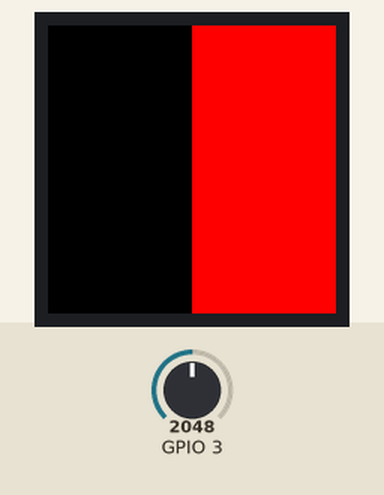
Recording of a sketch running on a simulated ESP32. Shown: 32×32 colour display. Inputs (shaded band) come from the test bench; at power-on: GPIO 3 = 2048. What the sketch prints to the serial monitor is not drawn.

Above: at 0.07 s.
1.3 s: GPIO 3 set to 1027
4.3 s: GPIO 3 set to 941
7.3 s: GPIO 3 set to 1040
At 7.31 s:
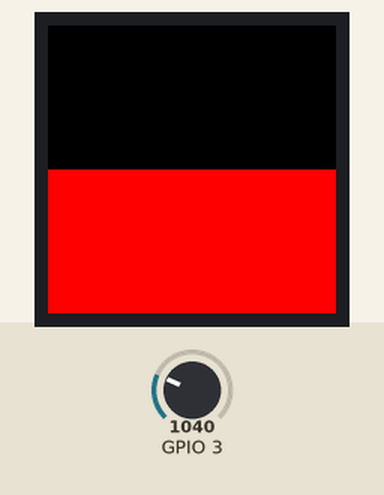
At 8.6 s:
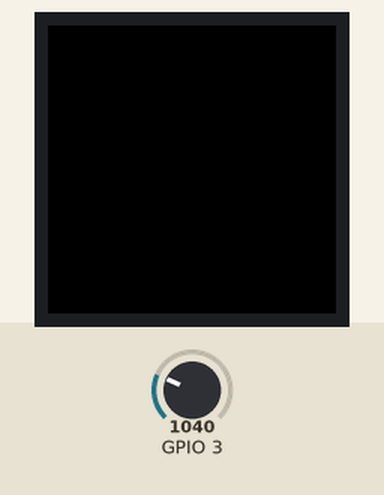
Timing chart, 0 to 10.3 s (numbered marks = the images above; inputs shaded):
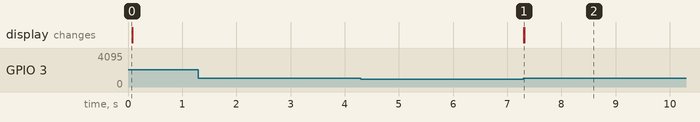

The sketch:

triggered_LED.ino
```cpp
// This is an example file
// It shows some LED patterns for a certain time, and if a trigger signal is received on the
// A1 input pin it switches to the next pattern.
// simply wire the trigger signal on the right port on the microcontroller

#include <ESP32-HUB75-MatrixPanel-I2S-DMA.h>


#define PANEL_RES_X 32  // Number of pixels wide of each INDIVIDUAL panel module.
#define PANEL_RES_Y 32  // Number of pixels tall of each INDIVIDUAL panel module.
#define PANEL_CHAIN 1   // Total number of panels chained one to another

//MatrixPanel_I2S_DMA dma_display;
MatrixPanel_I2S_DMA *dma_display = nullptr;

uint16_t myBLACK = dma_display->color565(0, 0, 0);
uint16_t myWHITE = dma_display->color565(255, 255, 255);
uint16_t myRED = dma_display->color565(255, 0, 0);
uint16_t myGREEN = dma_display->color565(0, 255, 0);
uint16_t myBLUE = dma_display->color565(0, 0, 255);


void setup() {

  // Module configuration
  HUB75_I2S_CFG mxconfig(
    PANEL_RES_X,  // module width
    PANEL_RES_Y,  // module height
    PANEL_CHAIN   // Chain length
  );

  //mxconfig.gpio.e = 18;
  //mxconfig.clkphase = false;
  //mxconfig.driver = HUB75_I2S_CFG::FM6126A;

  // Display Setup
  dma_display = new MatrixPanel_I2S_DMA(mxconfig);
  dma_display->begin();
  dma_display->setBrightness8(255);  //0-255
  dma_display->clearScreen();

  Serial.begin(9600);
  long int t1 = millis();

  for (int i = 0; i < 20; ++i) {
    dma_display->fillRect(16, 0, dma_display->width() / 2, dma_display->height(), myRED);
    //delay(dd);
    dma_display->clearScreen();

    dma_display->fillRect(0, 16, dma_display->width(), dma_display->height() / 2, myRED);
    //delay(dd);
    dma_display->clearScreen();

    dma_display->fillRect(0, 0, dma_display->width() / 2, dma_display->height(), myRED);
    //delay(dd);
    dma_display->clearScreen();

    dma_display->fillRect(0, 0, dma_display->width(), dma_display->height() / 2, myRED);
    //delay(dd);
    dma_display->clearScreen();
  }

  long int t2 = millis();
  Serial.print("Time taken by the task: ");
  Serial.print(t2 - t1);
  Serial.println(" milliseconds");
}

uint8_t wheelval = 0;


// this function is looped
//
void loop() {
  Serial.begin(9600);
  int pattern = 0;
  bool keep_pausing = false;
  // in milliseconds
  int delay_t = 10;
  while (true){
      // wait for trigger
      //Serial.println(analogRead(3));

      // if the trigger triggers, then leave while loop and display it
      // but if the trigger is still on (from previous shot), also keep pausing
      while (analogRead(3) < 1000 || keep_pausing == true){
        Serial.print("In the while loop: ");
        Serial.println(analogRead(3));
        //
        if (analogRead(3) < 1000){
            keep_pausing = false;
        }
      }
      //choose the right pattern
      keep_pausing = true;
      if (pattern == 0){
        dma_display->fillRect(16, 0, dma_display->width() / 2, dma_display->height(), myRED);
        pattern = 1;
      } else if (pattern == 1){
        dma_display->fillRect(0, 16, dma_display->width(), dma_display->height() / 2, myRED);
        pattern = 2;
      } else if (pattern == 2){
        dma_display->fillRect(0, 0, dma_display->width() / 2, dma_display->height(), myRED);
        pattern = 3;
      } else if (pattern == 3){
        dma_display->fillRect(0, 0, dma_display->width(), dma_display->height() / 2, myRED);
        pattern = 0;
      }
      // display it for a while
      delay(delay_t);
      // turn if off
      dma_display->clearScreen();
  }
}
```

Measured:
- after the input at 1.3 s, every drawn part: stays the same
- after the input at 4.3 s, every drawn part: stays the same
- after the input at 7.3 s, the display: changes at once (image 1)
